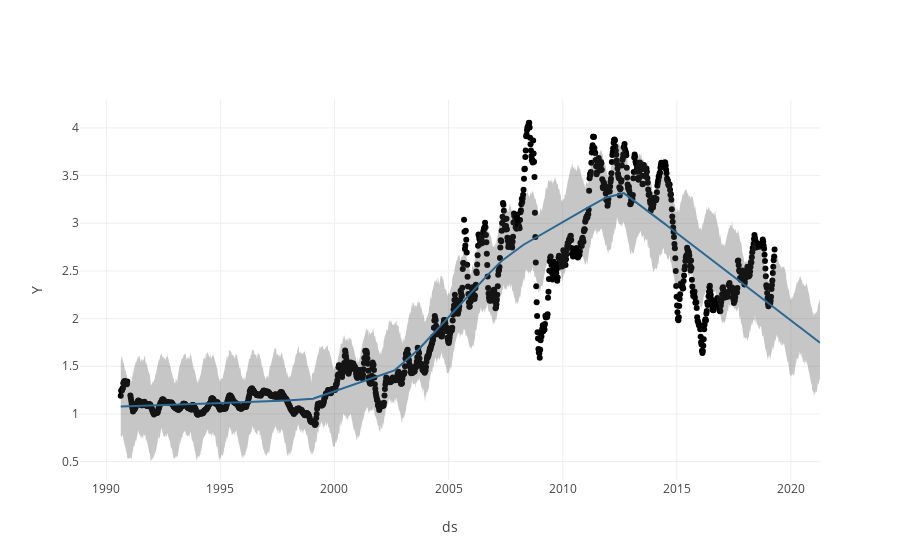

Source (notebook cell):
### Code cell
# The quandl package makes it easy to get data from FRED - just use the code obtained from FRED website
# comes right from URL https://fred.stlouisfed.org/series/GASREGCOVW

df = quandl.get("FRED/GASREGCOVW")
df = df.reset_index()
df.columns = ['ds', 'y']
m = Prophet()
m.fit(df)

# Python
future = m.make_future_dataframe(periods=52*2, freq = 'W')
# Python
forecast = m.predict(future)
iplot(plotly_model(df, forecast, point_estimate= False, trend = True))

### Figure 1 — Plotly figure (JSON) as saved in the notebook; plotly's stock layout.template omitted (floating-point values rounded to 4 significant figures; data arrays with more than 128 entries replaced by an {"elided": "..."} marker saying what was removed)
{"data": [{"marker": {"color": "black"}, "mode": "markers", "name": "Actual", "type": "scatter", "uid": "4804b2a4-c1e2-4d21-ad1d-1a843ae83edf", "x": {"elided": "1490 str values"}, "y": {"elided": "1490 float values"}}, {"fillcolor": "rgba(68, 68, 68, 0.3)", "line": {"color": "rgb(31, 119, 180)"}, "mode": "lines", "name": "trend", "type": "scatter", "uid": "fc14b2c3-7f32-4617-b92b-3201c28d9a7e", "x": {"elided": "1594 str values"}, "y": {"elided": "1594 float values"}}, {"line": {"width": 0}, "marker": {"color": "#554"}, "mode": "lines", "name": "Lower Interval", "type": "scatter", "uid": "74df204e-8ae7-43ff-9ed5-26a574adef97", "x": {"elided": "1594 str values"}, "y": {"elided": "1594 float values"}}, {"fill": "tonexty", "fillcolor": "rgba(68, 68, 68, 0.3)", "line": {"width": 0}, "marker": {"color": "#554"}, "mode": "lines", "name": "Upper Interval", "type": "scatter", "uid": "b848fb48-b50b-4790-94f4-0fbbfb714ba3", "x": {"elided": "1594 str values"}, "y": {"elided": "1594 float values"}}], "layout": {"showlegend": false, "title": {"text": ""}, "xaxis": {"title": {"text": "ds"}}, "yaxis": {"title": {"text": "Y"}}}}
